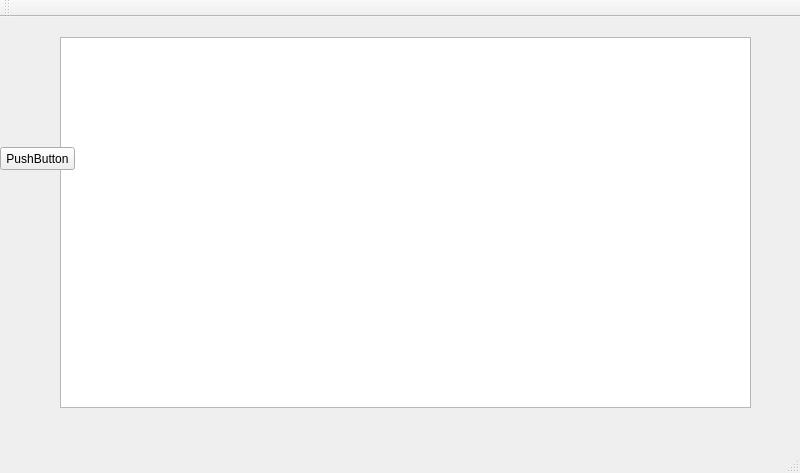
<?xml version="1.0" encoding="UTF-8"?>
<ui version="4.0">
 <class>MainWindow</class>
 <widget class="QMainWindow" name="MainWindow">
  <property name="geometry">
   <rect>
    <x>0</x>
    <y>0</y>
    <width>800</width>
    <height>473</height>
   </rect>
  </property>
  <property name="windowTitle">
   <string>MainWindow</string>
  </property>
  <widget class="QWidget" name="centralWidget">
   <widget class="QTextBrowser" name="textBrowser">
    <property name="geometry">
     <rect>
      <x>60</x>
      <y>20</y>
      <width>691</width>
      <height>371</height>
     </rect>
    </property>
   </widget>
   <widget class="QPushButton" name="pushButton">
    <property name="geometry">
     <rect>
      <x>0</x>
      <y>130</y>
      <width>75</width>
      <height>23</height>
     </rect>
    </property>
    <property name="text">
     <string>PushButton</string>
    </property>
   </widget>
  </widget>
  <widget class="QMenuBar" name="menuBar">
   <property name="geometry">
    <rect>
     <x>0</x>
     <y>0</y>
     <width>800</width>
     <height>23</height>
    </rect>
   </property>
  </widget>
  <widget class="QToolBar" name="mainToolBar">
   <attribute name="toolBarArea">
    <enum>TopToolBarArea</enum>
   </attribute>
   <attribute name="toolBarBreak">
    <bool>false</bool>
   </attribute>
  </widget>
  <widget class="QStatusBar" name="statusBar"/>
 </widget>
 <layoutdefault spacing="6" margin="11"/>
 <resources/>
 <connections/>
</ui>
